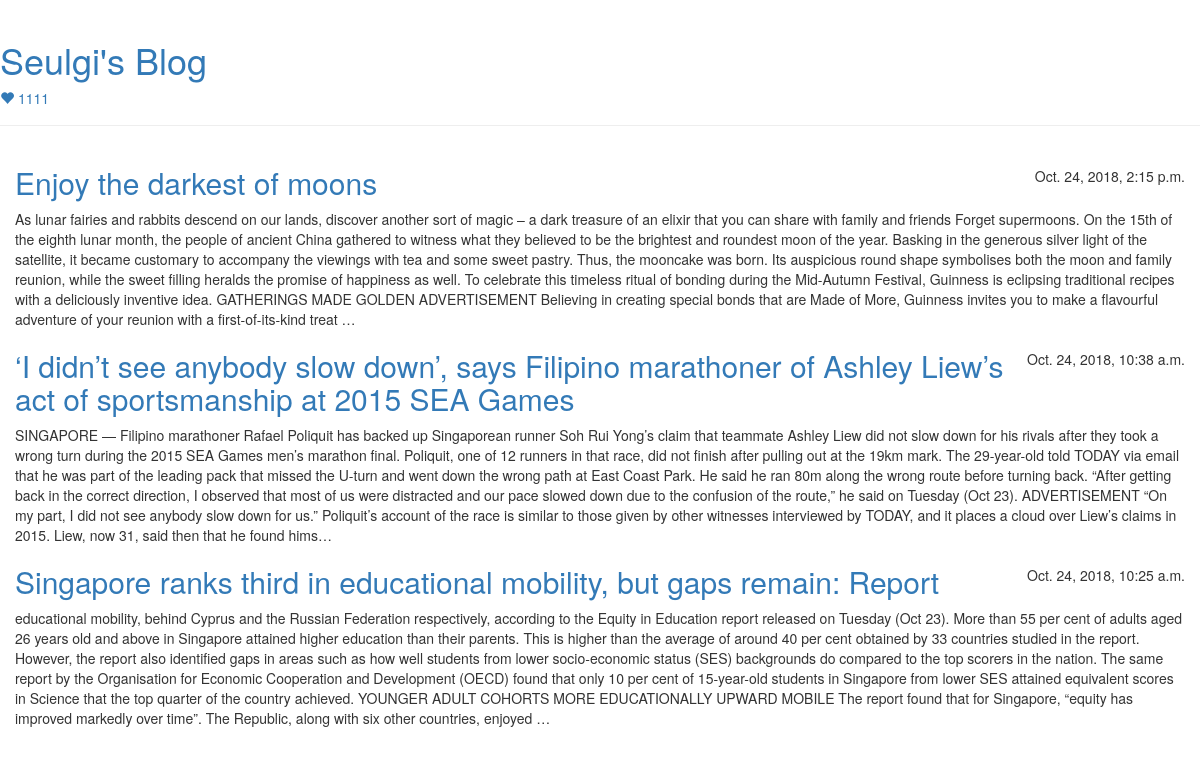
Screenshot of / (signed in) with the database file from the repository.
### blog/models.py (models this page shows, shortened)
class Post(models.Model):
    author = models.ForeignKey('auth.User',on_delete=models.CASCADE)
    title  = models.CharField(max_length=200)
    text   = models.TextField()
    created_date = models.DateTimeField(default=timezone.now)
    published_date = models.DateTimeField(blank=True, null=True)

### blog/views.py (the view)
# urls.py: url(r'^$',views.post_list, name='post_list'),
def  post_list(request) :
    posts = Post.objects.order_by('-created_date')
    return render(request, 'blog/post_list.html',{'posts': posts})

### blog/templates/blog/post_list.html
{% extends 'blog/base.html' %}
{% block content %}
   {% for post in posts %}
    <div class ="post">
      <div class="date">
      {{post.created_date}}
    </div>
    <h2><a href = "{% url 'post_detail' pk=post.pk %}">{{ post.title}}</a></h2>
    <div class="text">
    <p>{{ post.text | truncatechars_html:1000}}</p>
    </div>
</div>
{% endfor %}
{% endblock content %}

### blog/templates/blog/base.html (shortened to what this page needs)
<html>
  <head>
    <link rel="stylesheet" type="text/css" href="/static/css/blog.css">
     <link rel="stylesheet" href="https://maxcdn.bootstrapcdn.com/bootstrap/3.3.7/css/bootstrap.min.css">
  </head>
  <body>
    <div class="page-header">
      <h1> <a href="{% url 'post_list' %}">Seulgi's Blog</a></h1>
    {% if user.is_active %}
    <h5><a href="{% url 'login' %}"> <span class="glyphicon glyphicon-heart"></span> {{user.username}}</a>
    {% else %}
    <h5><a href="{% url 'login' %}"> <span class="glyphicon glyphicon-user"></span> Login</a>
    <a href="{% url 'admin:index' %}"><span class="glyphicon glyphicon-user"></span> Admin</a>
    {% endif %}
    </div>
    <div class="content container">
      <div class="row">
        <div clas="col-md-8">
        {% block content %}
        {% endblock %}
  </div>
</div>
</div>
  </body>
</html>

### blog/static/css/blog.css (style rules this page uses)
.date { float:right; }

### rows the page displays
Post: created_date "Oct. 24, 2018, 2:15 p.m.", title "Enjoy the darkest of moons", text "As lunar fairies and rabbits descend on our lands, discover another sort of magic – a dark treasure of an elixir that you can share with family and friends Forget supermoons. On the 15th of the eighth lunar month, the people of ancient China gathered to witness what they believed to be the brightest and roundest moon of the year. Basking in the generous silver light of the satellite, it became customary to accompany the viewings with tea and some sweet pastry. Thus, the mooncake was born. Its auspicious round shape symbolises both the moon and family reunion, while the sweet filling heralds the promise of happiness as well. To celebrate this timeless ritual of bonding during the Mid-Autumn…"
Post: created_date "Oct. 24, 2018, 10:38 a.m.", title "‘I didn’t see anybody slow down’, says Filipino marathoner of Ashley Liew’s act of sportsmanship at 2015 SEA Games", text "SINGAPORE — Filipino marathoner Rafael Poliquit has backed up Singaporean runner Soh Rui Yong’s claim that teammate Ashley Liew did not slow down for his rivals after they took a wrong turn during the 2015 SEA Games men’s marathon final. Poliquit, one of 12 runners in that race, did not finish after pulling out at the 19km mark. The 29-year-old told TODAY via email that he was part of the leading pack that missed the U-turn and went down the wrong path at East Coast Park. He said he ran 80m along the wrong route before turning back. “After getting back in the correct direction, I observed that most of us were distracted and our pace slowed down due to the confusion of the route,” he said on…"
Post: created_date "Oct. 24, 2018, 10:25 a.m.", title "Singapore ranks third in educational mobility, but gaps remain: Report", text "educational mobility, behind Cyprus and the Russian Federation respectively, according to the Equity in Education report released on Tuesday (Oct 23). More than 55 per cent of adults aged 26 years old and above in Singapore attained higher education than their parents. This is higher than the average of around 40 per cent obtained by 33 countries studied in the report. However, the report also identified gaps in areas such as how well students from lower socio-economic status (SES) backgrounds do compared to the top scorers in the nation. The same report by the Organisation for Economic Cooperation and Development (OECD) found that only 10 per cent of 15-year-old students in Singapore from…"

### other values shown
{{ user.username }} "1111"
